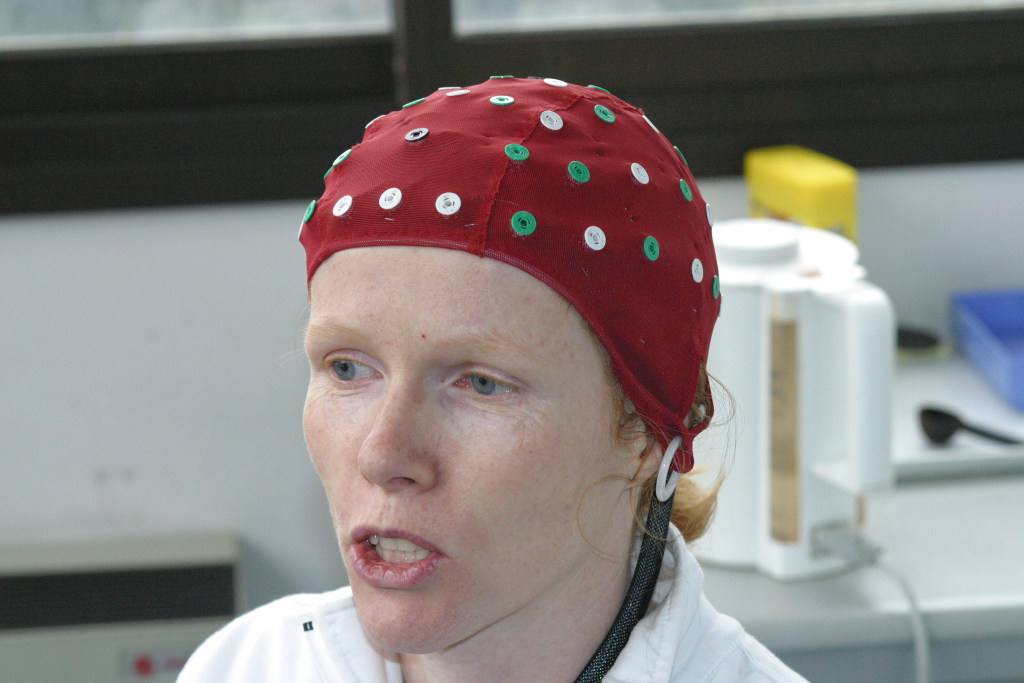
#> input picture MC70/IMG_0528.JPG, 3072 x 2048 px (shown at 1/3 size); its folder holds 4 pictures in this run
$ python OtsuProprement.py   (Python 2 division)   (older library calls are emulated)
#> lines starting #> are read from the running program, lines starting #| are printed output that depends on the picture; after the words box and inside, x2 and y2 are one past the last pixel; in counts of white or black regions, pixels touching at a corner belong together
#> further down, image is the input picture: shape (2048, 3072, 3); mean R, G, B 134.6, 127.6, 125.5
import sys
sys.path.append('/opt/local/Library/Frameworks/Python.framework/Versions/2.7/lib/python2.7/site-packages/PIL')

import scipy as sp
import scipy.misc as smisc
import mahotas
import numpy as np

path = 'MC70/'
path1 = 'MC70/TestGimp/Stats1/'
path2 = 'MC70/TestGimp/Stats2/'
path3 = 'MC70/TestGimp/Stats3/'
pathA = 'MC70/TestGimp/'

name = 'IMG_05'
nameSeg = 'OtsuProprement/IMG_OtsuP_05'
name1 = 'IMG_S1_05'
name2 = 'IMG_S2_05'
name3 = 'IMG_S3_05'
nameS1Seg = 'IMG_S1_OtsuP_05'
nameS2Seg = 'IMG_S2_OtsuP_05'
nameS3Seg = 'IMG_S3_OtsuP_05'
nameA = 'IMG_A_OtsuP_05'

jpg = '.JPG'
png = '.png'

def OtsuProprement(img):
    size = np.shape(img)
    ##### Si on a une image couleur #####
    if np.shape(size) == (3,):
        ##### Channels Images #####
        red = img[:,:,0]
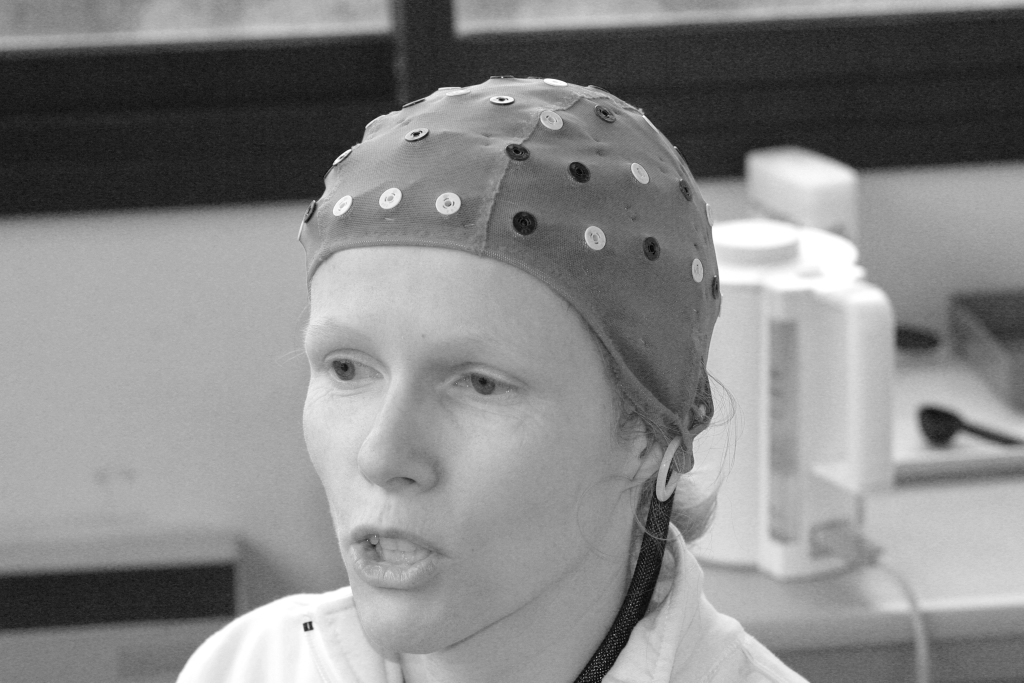
#> red: shape (2048, 3072) (shown at 1/3 size); min 0, max 255, mean 134.6
        green = img[:,:,1]
        blue = img[:,:,2]
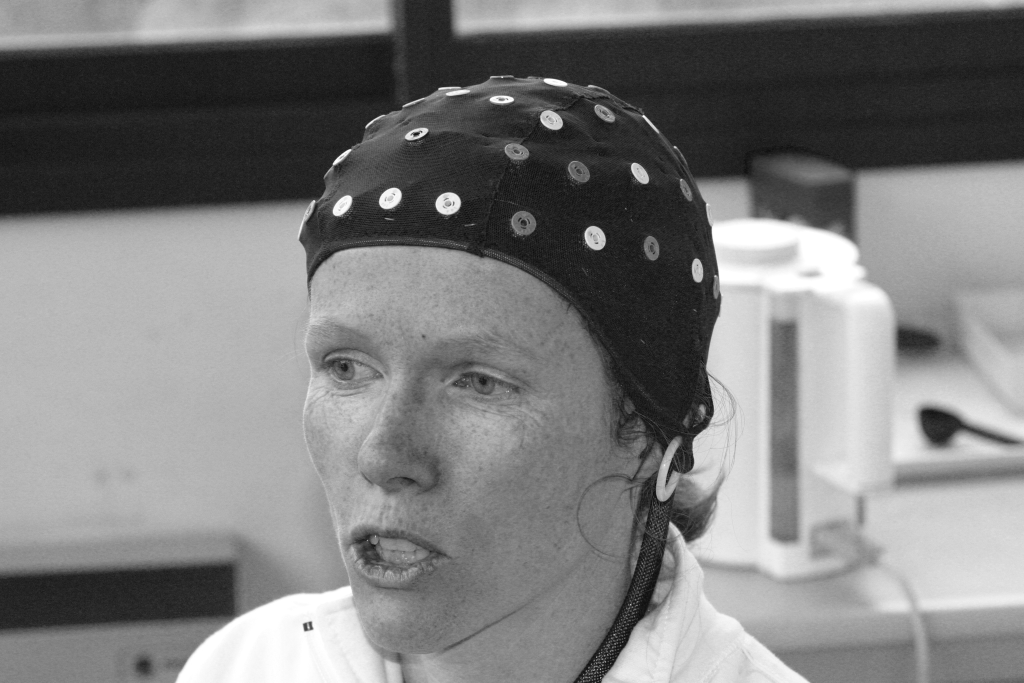
#> blue: shape (2048, 3072) (shown at 1/3 size); min 0, max 255, mean 125.5

        ##### Channels Thresholds #####
        Tred = mahotas.thresholding.otsu(red)
#> Tred = 114
        Tgreen = mahotas.thresholding.otsu(green)
#> Tgreen = 109
        Tblue = mahotas.thresholding.otsu(blue)
#> Tblue = 109

        ##### Segmentation #####
        Ired = red > Tred
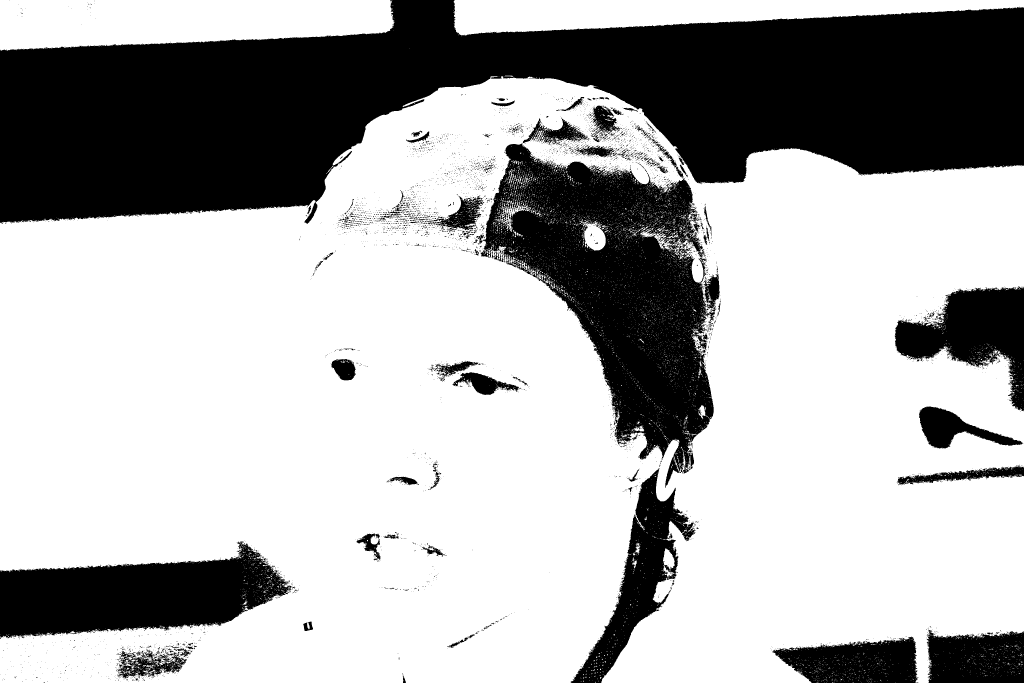
#> Ired: shape (2048, 3072) bool (shown at 1/3 size); 67.9% white; 4743 black regions (4541 under 20 px), largest, box (x1, y1, x2, y2) and area: (0, 0, 3072, 671) 1214623, (1442, 430, 2145, 1464) 334878, (0, 1623, 877, 1916) 156001
        Igreen = green > Tgreen
#> Igreen: shape (2048, 3072) bool; 64.6% white; 3075 black regions (2974 under 20 px), largest, box (x1, y1, x2, y2) and area: (0, 0, 3072, 2048) 1952727, (0, 1679, 734, 1908) 131622, (1053, 1583, 1376, 1791) 27648
        Iblue = blue > Tblue
#> Iblue: shape (2048, 3072) bool; 62.7% white; 4545 black regions (4308 under 20 px), largest, box (x1, y1, x2, y2) and area: (0, 0, 3072, 2048) 2046580, (0, 1675, 733, 1911) 136386, (1128, 1039, 1603, 1489) 51264

        IUred = 255 * Ired.astype(np.uint8)
        IUgreen = 255 * Igreen.astype(np.uint8)
        IUblue = 255 * Iblue.astype(np.uint8)

        ##### Gathering #####
        B = img.copy()
        B[:,:,0] = IUred
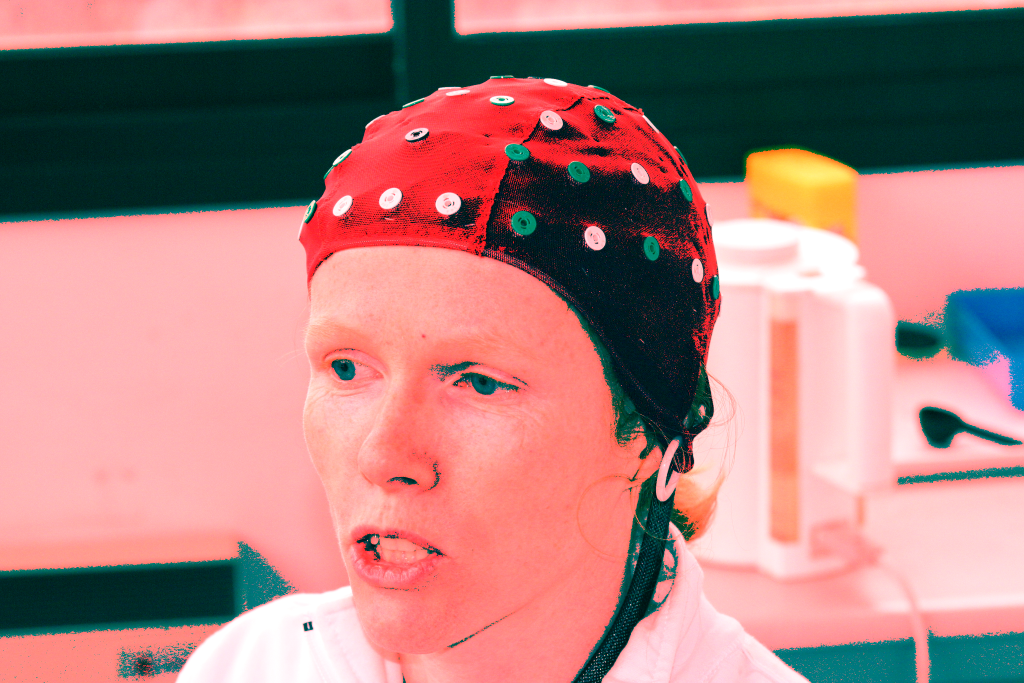
#> B: shape (2048, 3072, 3) (shown at 1/3 size); mean R, G, B 173.2, 127.6, 125.5
        B[:,:,1] = IUgreen
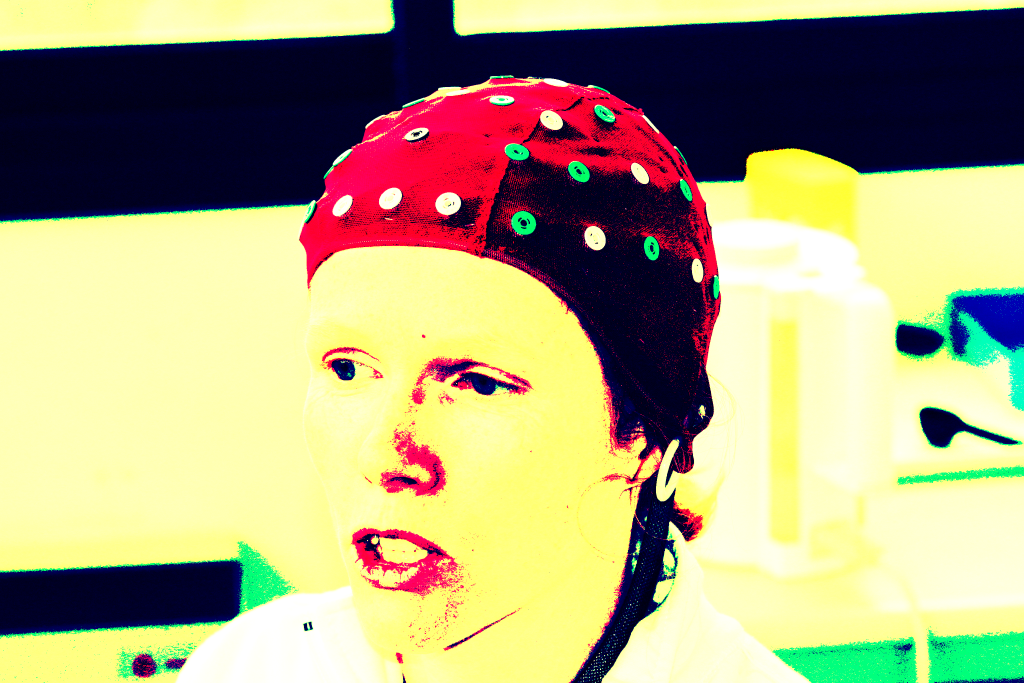
#> B: shape (2048, 3072, 3) (shown at 1/3 size); mean R, G, B 173.2, 164.8, 125.5
        B[:,:,2] = IUblue
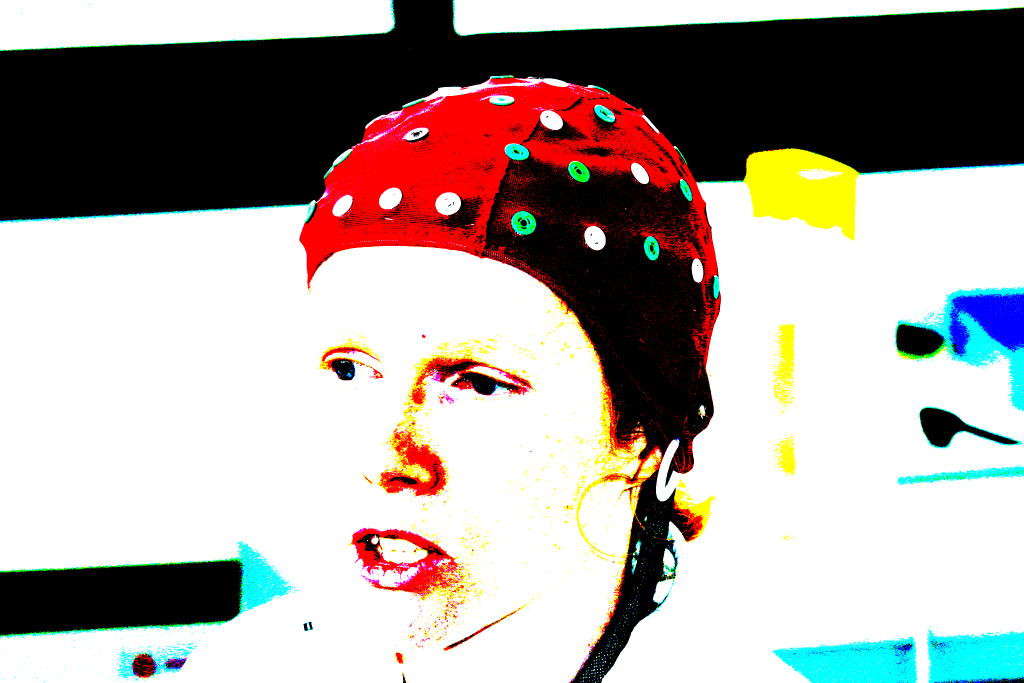
#> B: shape (2048, 3072, 3) (shown at 1/3 size); mean R, G, B 173.2, 164.8, 160
        # B is in uint8, we convert in bool
        #B = sp.asarray(B, dtype = bool)

        return B

    ##### Si on a une image niveau de gris #####
    if np.shape(size) == (2,):
        T = mahotas.thresholding.otsu(img)
        B = img > T
        BU = 255 * B.astype(np.uint8)
        return BU

    ##### Sinon
    else:
        print 'Error: image format, try again'

##################### OTSU IMAGES NORMALES ###########################

for i in xrange(28,67):
    ##### Reading Image #####
    image = mahotas.imread(path+name+str(i)+jpg)

    ##### Application de la Fonction #####
    imageSeg = OtsuProprement(image)

    ##### Saving Image Segmented #####
    smisc.imsave(path+nameSeg+str(i)+jpg,imageSeg)
#> pass 2 of the loop `for i in xrange(28,67):`:
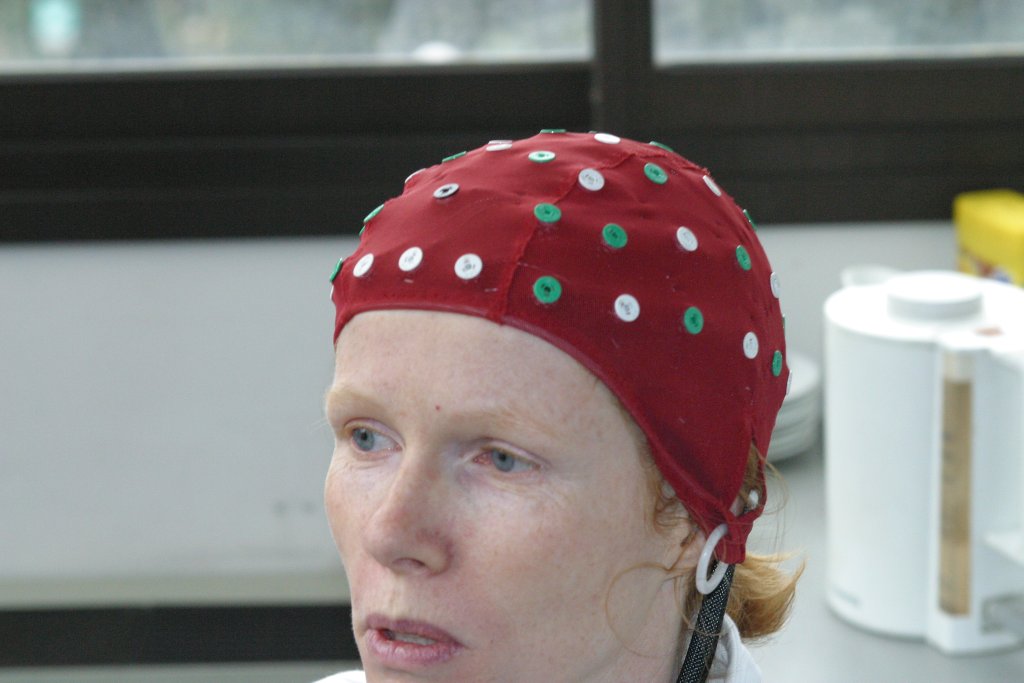
#> input picture MC70/IMG_0529.JPG, 3072 x 2048 px (shown at 1/3 size)
#> image is the input picture: shape (2048, 3072, 3); mean R, G, B 131.8, 123.3, 121.2
#> in OtsuProprement (call 2), `blue = img[:,:,2]`:
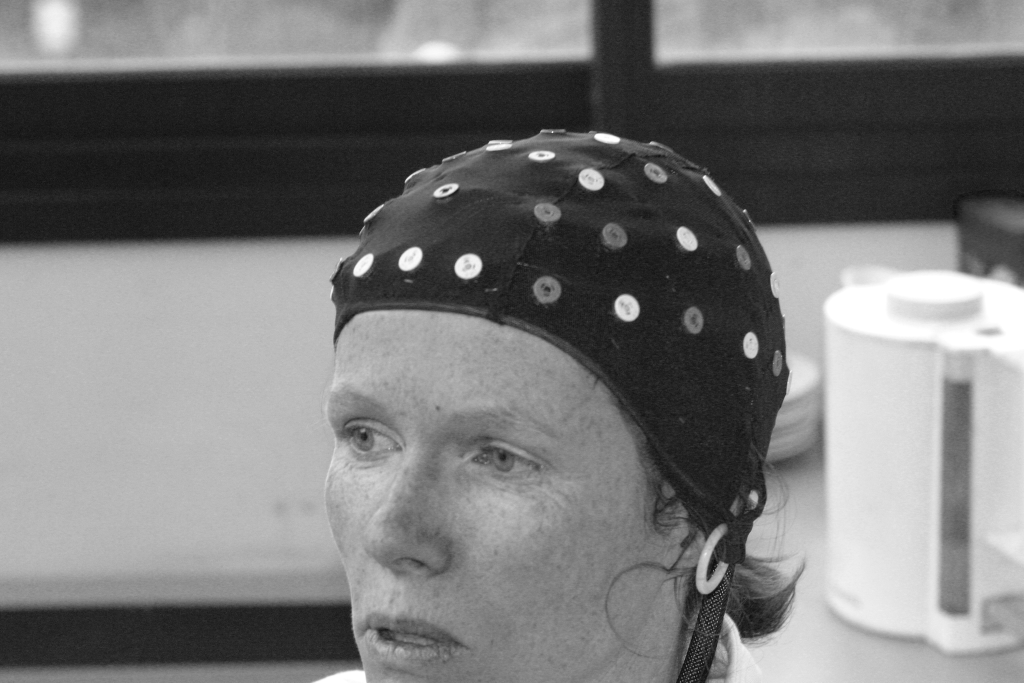
#> blue: shape (2048, 3072) (shown at 1/3 size); min 0, max 255, mean 121.2
#> Tred = 111
#> Tblue = 110
#> in OtsuProprement (call 2), `B[:,:,2] = IUblue`:
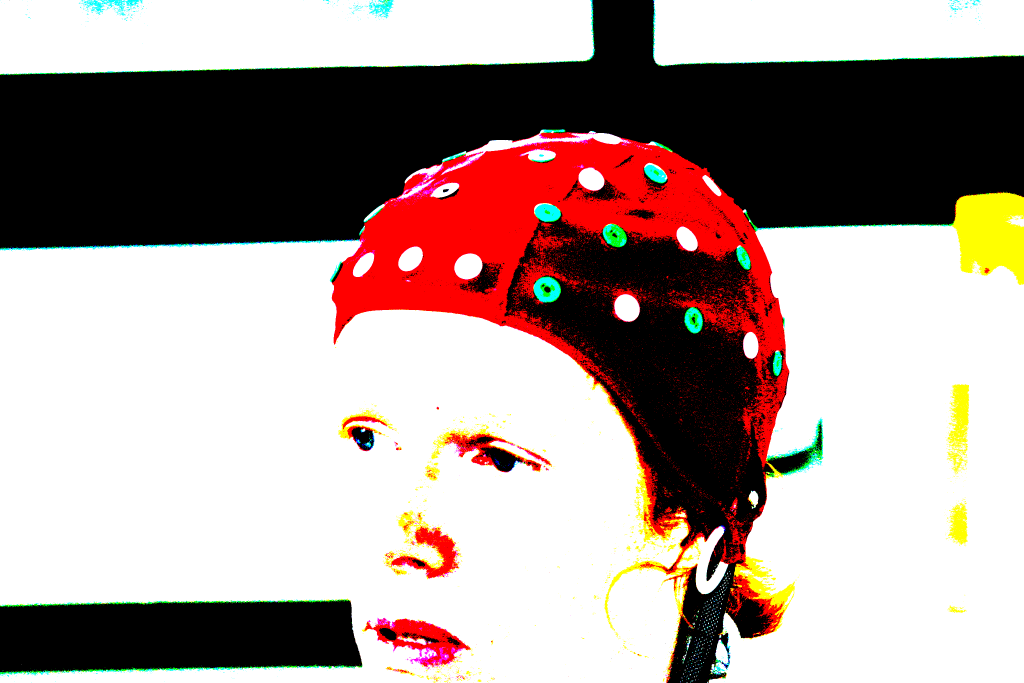
#> B: shape (2048, 3072, 3) (shown at 1/3 size); mean R, G, B 171.9, 154.2, 149.5
#> pass 3 of the loop `for i in xrange(28,67):`:
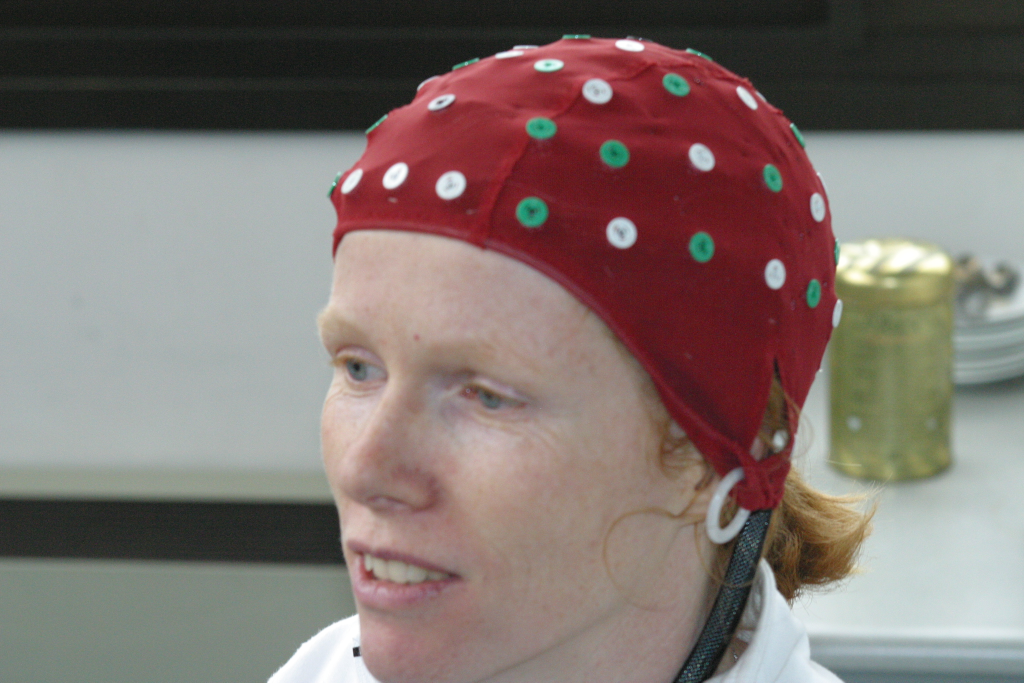
#> input picture MC70/IMG_0530.JPG, 3072 x 2048 px (shown at 1/3 size)
#> image is the input picture: shape (2048, 3072, 3); mean R, G, B 128.2, 114.8, 110.5
#> in OtsuProprement (call 3), `blue = img[:,:,2]`:
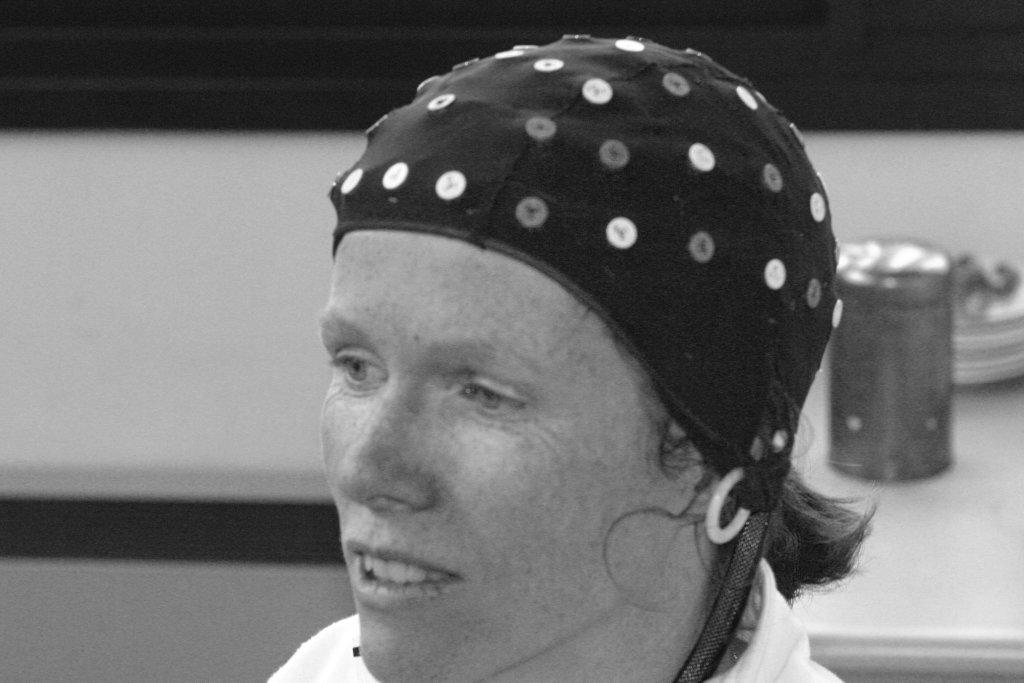
#> blue: shape (2048, 3072) (shown at 1/3 size); min 0, max 255, mean 110.5
#> Tred = 107
#> Tgreen = 100
#> Tblue = 101
#> in OtsuProprement (call 3), `B[:,:,2] = IUblue`:
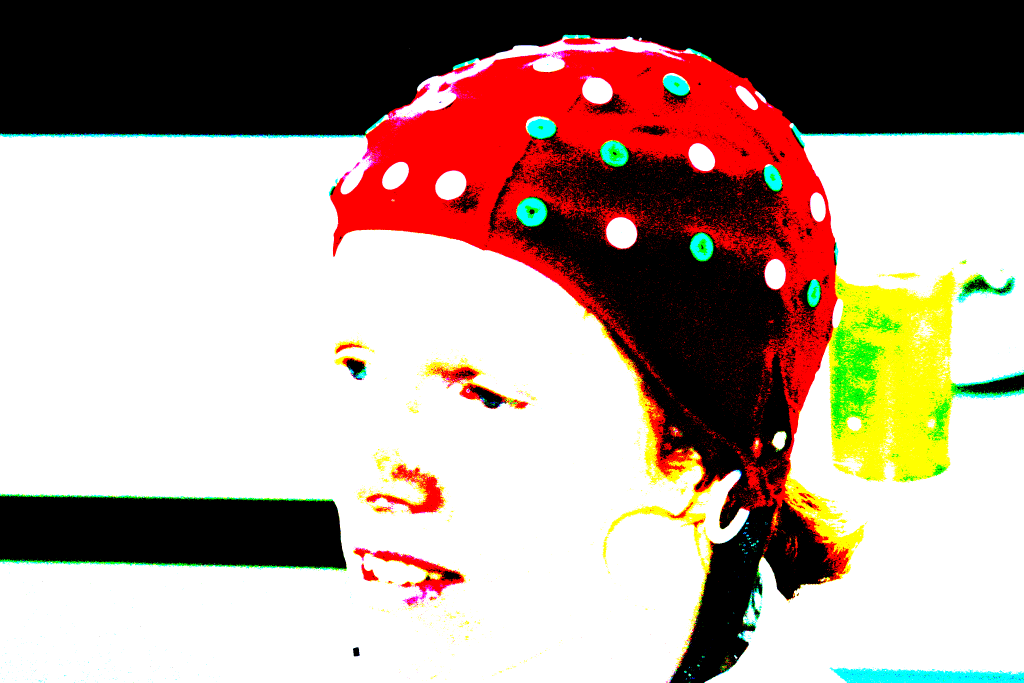
#> B: shape (2048, 3072, 3) (shown at 1/3 size); mean R, G, B 178.3, 157.9, 147.2
#> (the run stopped early here; a loop or call above may not have finished)
